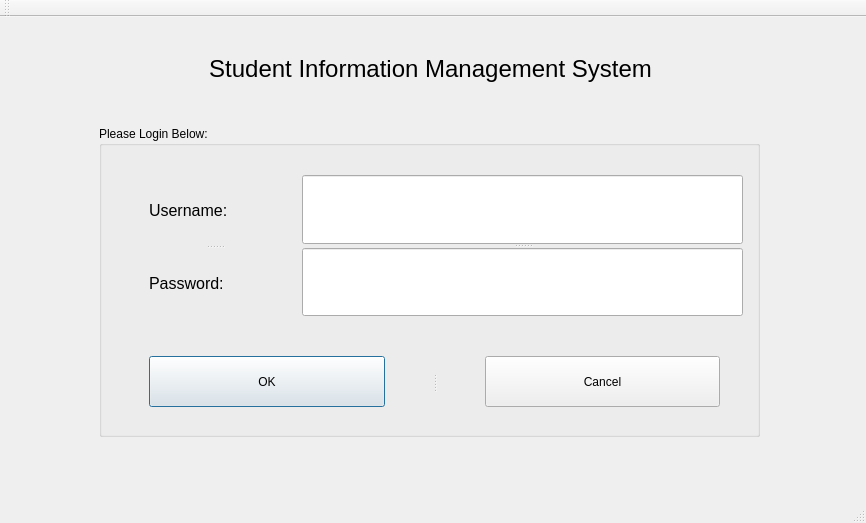
<?xml version="1.0" encoding="UTF-8"?>
<ui version="4.0">
 <class>QtGuiApplication1Class</class>
 <widget class="QMainWindow" name="QtGuiApplication1Class">
  <property name="geometry">
   <rect>
    <x>0</x>
    <y>0</y>
    <width>866</width>
    <height>523</height>
   </rect>
  </property>
  <property name="sizePolicy">
   <sizepolicy hsizetype="Preferred" vsizetype="Preferred">
    <horstretch>0</horstretch>
    <verstretch>0</verstretch>
   </sizepolicy>
  </property>
  <property name="minimumSize">
   <size>
    <width>866</width>
    <height>523</height>
   </size>
  </property>
  <property name="maximumSize">
   <size>
    <width>866</width>
    <height>523</height>
   </size>
  </property>
  <property name="windowTitle">
   <string>Login</string>
  </property>
  <property name="tabShape">
   <enum>QTabWidget::Rounded</enum>
  </property>
  <widget class="QWidget" name="centralWidget">
   <widget class="QLabel" name="label">
    <property name="geometry">
     <rect>
      <x>20</x>
      <y>30</y>
      <width>821</width>
      <height>43</height>
     </rect>
    </property>
    <property name="font">
     <font>
      <pointsize>18</pointsize>
     </font>
    </property>
    <property name="text">
     <string>Student Information Management System</string>
    </property>
    <property name="alignment">
     <set>Qt::AlignCenter</set>
    </property>
   </widget>
   <widget class="QLabel" name="loginStatus">
    <property name="geometry">
     <rect>
      <x>30</x>
      <y>430</y>
      <width>811</width>
      <height>41</height>
     </rect>
    </property>
    <property name="text">
     <string/>
    </property>
    <property name="alignment">
     <set>Qt::AlignCenter</set>
    </property>
   </widget>
   <widget class="QGroupBox" name="groupBox">
    <property name="geometry">
     <rect>
      <x>99</x>
      <y>109</y>
      <width>661</width>
      <height>311</height>
     </rect>
    </property>
    <property name="title">
     <string>Please Login Below:</string>
    </property>
    <widget class="QSplitter" name="splitter_3">
     <property name="geometry">
      <rect>
       <x>50</x>
       <y>50</y>
       <width>131</width>
       <height>141</height>
      </rect>
     </property>
     <property name="orientation">
      <enum>Qt::Vertical</enum>
     </property>
     <widget class="QLabel" name="usernameLabel">
      <property name="font">
       <font>
        <pointsize>12</pointsize>
       </font>
      </property>
      <property name="text">
       <string>Username:</string>
      </property>
     </widget>
     <widget class="QLabel" name="PasswordLabel">
      <property name="font">
       <font>
        <pointsize>12</pointsize>
       </font>
      </property>
      <property name="text">
       <string>Password:</string>
      </property>
     </widget>
    </widget>
    <widget class="QSplitter" name="splitter_2">
     <property name="geometry">
      <rect>
       <x>203</x>
       <y>49</y>
       <width>441</width>
       <height>141</height>
      </rect>
     </property>
     <property name="orientation">
      <enum>Qt::Vertical</enum>
     </property>
     <widget class="QLineEdit" name="usernameField">
      <property name="font">
       <font>
        <pointsize>12</pointsize>
       </font>
      </property>
     </widget>
     <widget class="QLineEdit" name="passwordFIeld">
      <property name="font">
       <font>
        <pointsize>12</pointsize>
       </font>
      </property>
      <property name="echoMode">
       <enum>QLineEdit::Password</enum>
      </property>
     </widget>
    </widget>
    <widget class="QSplitter" name="splitter">
     <property name="geometry">
      <rect>
       <x>50</x>
       <y>230</y>
       <width>571</width>
       <height>51</height>
      </rect>
     </property>
     <property name="orientation">
      <enum>Qt::Horizontal</enum>
     </property>
     <property name="handleWidth">
      <number>100</number>
     </property>
     <widget class="QPushButton" name="okButton">
      <property name="font">
       <font>
        <pointsize>9</pointsize>
       </font>
      </property>
      <property name="text">
       <string>OK</string>
      </property>
      <property name="autoDefault">
       <bool>true</bool>
      </property>
      <property name="default">
       <bool>true</bool>
      </property>
     </widget>
     <widget class="QPushButton" name="cancelButton">
      <property name="font">
       <font>
        <pointsize>9</pointsize>
       </font>
      </property>
      <property name="text">
       <string>Cancel</string>
      </property>
     </widget>
    </widget>
   </widget>
  </widget>
  <widget class="QMenuBar" name="menuBar">
   <property name="geometry">
    <rect>
     <x>0</x>
     <y>0</y>
     <width>866</width>
     <height>31</height>
    </rect>
   </property>
  </widget>
  <widget class="QToolBar" name="mainToolBar">
   <attribute name="toolBarArea">
    <enum>TopToolBarArea</enum>
   </attribute>
   <attribute name="toolBarBreak">
    <bool>false</bool>
   </attribute>
  </widget>
  <widget class="QStatusBar" name="statusBar">
   <property name="sizeGripEnabled">
    <bool>true</bool>
   </property>
  </widget>
 </widget>
 <layoutdefault spacing="6" margin="11"/>
 <resources>
  <include location="QtGuiApplication1.qrc"/>
 </resources>
 <connections>
  <connection>
   <sender>cancelButton</sender>
   <signal>clicked()</signal>
   <receiver>QtGuiApplication1Class</receiver>
   <slot>close()</slot>
   <hints>
    <hint type="sourcelabel">
     <x>355</x>
     <y>293</y>
    </hint>
    <hint type="destinationlabel">
     <x>248</x>
     <y>174</y>
    </hint>
   </hints>
  </connection>
 </connections>
</ui>
